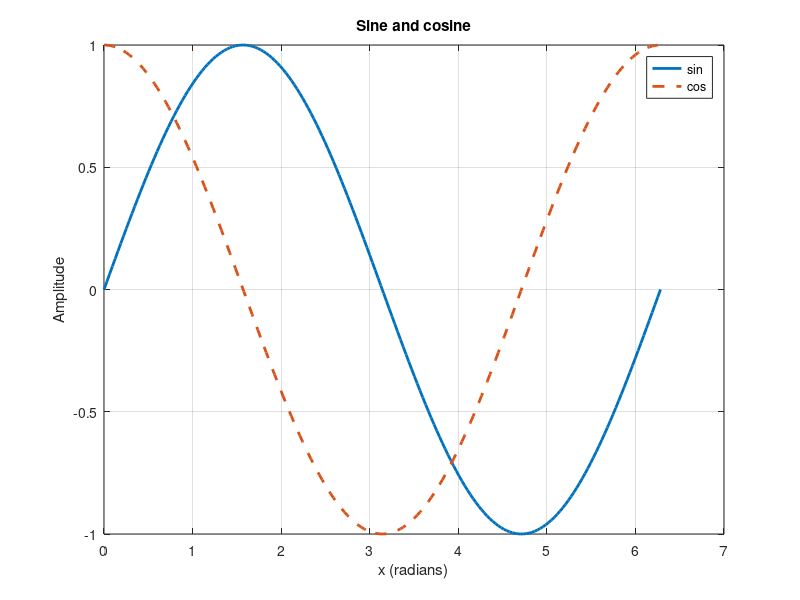

Here is the MATLAB script that generated this plot: (Note: this script raises an error after producing the figure.)
%% Getting Started with MatLivre
% A live script mixes formatted text, code, and results. Click in a section and press Ctrl+Enter to run it, or press F5 to run everything. Results appear right below the code.

%% Variables and matrices
% Statements without a semicolon show their value.
a = 3
b = [1 2 3; 4 5 6]
c = b' * a;
total = sum(c(:))

%% Plotting
% Figures are drawn inline. Hover a plot to read values off the crosshair.
x = linspace(0, 2*pi, 200);
plot(x, sin(x), 'LineWidth', 2)
hold on
plot(x, cos(x), '--', 'LineWidth', 2)
hold off
grid on
title('Sine and cosine')
xlabel('x (radians)')
ylabel('Amplitude')
legend('sin', 'cos')

%% Loops, conditions, and formatted text
for k = 1:5
    if mod(k, 2) == 0
        fprintf('%d is even\n', k);
    else
        fprintf('%d is odd\n', k);
    end
end

%% Solving a linear system
A = [4 -2 1; -2 4 -2; 1 -2 4];
rhs = [11; -16; 17];
sol = A \ rhs
residual = norm(A*sol - rhs)

%% Local functions
% Functions defined at the end of the script can be called from any section.
n = 1:10;
f = arrayfun(@fib, n)
bar(n, f)
title('Fibonacci numbers')
grid on

function r = fib(n)
    if n <= 2
        r = 1;
    else
        r = fib(n - 1) + fib(n - 2);
    end
end
